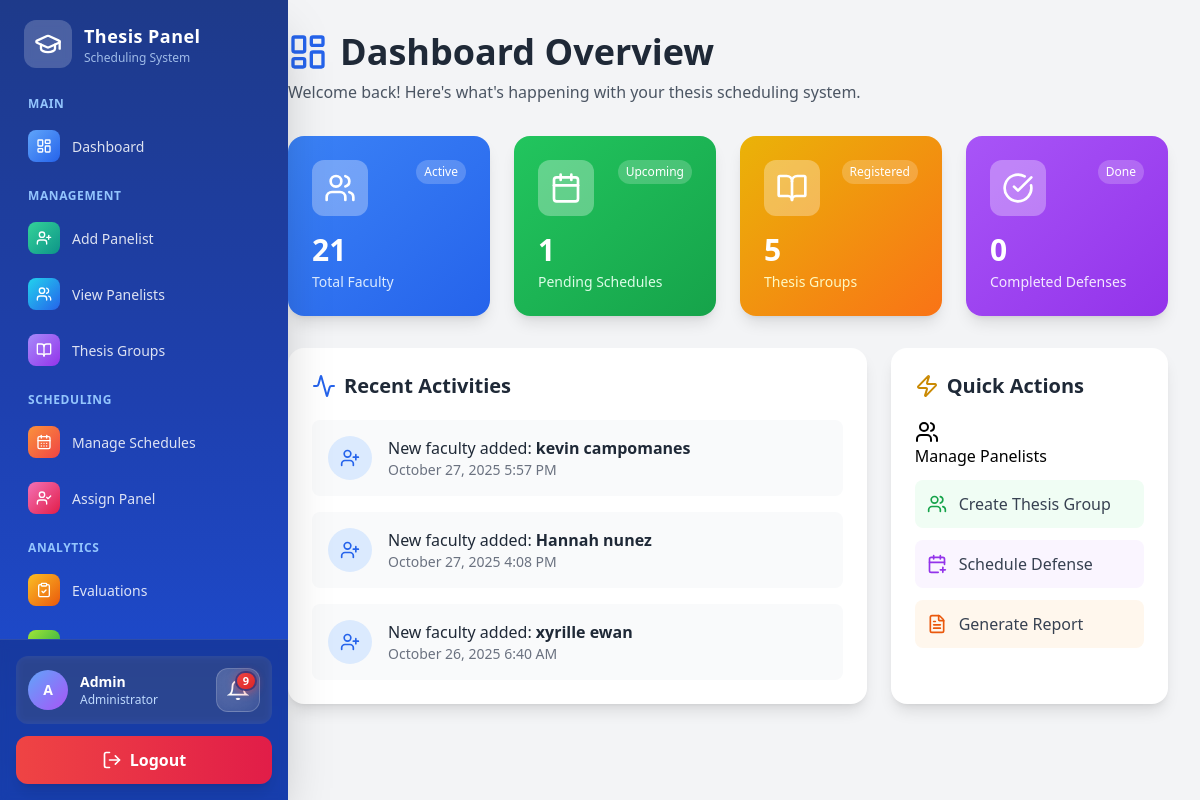
Screenshot of /admin/dashboard.php (signed in) with the database file from the repository.
### tables this page shows
CREATE TABLE `faculty` (
  `panelist_id` int(11) NOT NULL AUTO_INCREMENT,
  `first_name` varchar(55) NOT NULL,
  `last_name` varchar(55) NOT NULL,
  `email` varchar(55) NOT NULL,
  `department` varchar(55) NOT NULL,
  `expertise` varchar(55) NOT NULL,
  `Date` timestamp NOT NULL DEFAULT current_timestamp() ON UPDATE current_timestamp(),
  `role` enum('faculty','panelist','admin') DEFAULT 'faculty',
  `status` enum('active','inactive') DEFAULT 'active',
  PRIMARY KEY (`panelist_id`)
);

### classes/faculty.php (called while the page is built, shortened)
<?php
class Faculty {
    protected $db;
    public function __construct() {
        $this->db = new Database();
    }
    public function getFacultyCount() {
        $conn = $this->db->connect();
        $sql = "SELECT COUNT(*) AS total FROM panelist WHERE status = 'active'";
        $params = [];
        try {
            $stmt = $conn->prepare($sql);
            $stmt->execute($params);
            $result = $stmt->fetch(PDO::FETCH_ASSOC);
            return $result ? (int)$result['total'] : 0;
        } catch (PDOException $e) {
             error_log("Get Faculty Count Error: " . $e->getMessage());
             return 0;
        }
    }
}

### admin/dashboard.php (the view, shortened to what this page needs)
<?php
require_once __DIR__ . '/../classes/faculty.php';
function tableExists($conn, $tableName) {
    try {
        $stmt = $conn->prepare("SHOW TABLES LIKE ?");
        $stmt->execute([$tableName]);
        return $stmt->rowCount() > 0;
    } catch (PDOException $e) {
        return false;
    }
}
$faculty = new Faculty();
$db = new Database();
$conn = $db->connect();
try {
    $totalFaculty = (int) $faculty->getFacultyCount();
    $stmt = $conn->prepare("SELECT COUNT(*) as count FROM schedule WHERE status IN ('Pending', 'Confirmed') AND date >= CURDATE() AND date <= DATE_ADD(CURDATE(), INTERVAL 7 DAY)");
    $stmt->execute();
    $upcomingSchedules = (int) $stmt->fetch(PDO::FETCH_ASSOC)['count'];
    $stmt = $conn->query("SELECT COUNT(*) as count FROM thesis_group");
    $totalGroups = (int) $stmt->fetch(PDO::FETCH_ASSOC)['count'];
    $stmt = $conn->query("SELECT COUNT(*) as count FROM schedule WHERE status = 'Completed'");
    $totalCompleted = (int) $stmt->fetch(PDO::FETCH_ASSOC)['count'];
    $recentActivities = [];
    if (tableExists($conn, 'audit_logs')) {
        $stmt = $conn->query("
            SELECT action as type, details as name, timestamp
            FROM audit_logs
            ORDER BY timestamp DESC LIMIT 5
        ");
        $recentActivities = $stmt->fetchAll(PDO::FETCH_ASSOC);
    } else {
        $stmt = $conn->query("
            SELECT 'faculty' as type, CONCAT(first_name, ' ', last_name) as name, Date as timestamp
            FROM faculty
            ORDER BY Date DESC LIMIT 3
        ");
        $recentActivities = $stmt->fetchAll(PDO::FETCH_ASSOC);
    }
} catch (Exception $e) {
    $totalFaculty = 0;
    $upcomingSchedules = 0;
    $totalGroups = 0;
    $totalCompleted = 0;
    $workloadStats = [];
    $recentActivities = [];
}
?>
<!DOCTYPE html>
<html lang="en">
<head>
    <script src="/Thesis/assets/js/tailwind.js"></script>
</head>
<body class="bg-gray-100 min-h-screen flex">
    <?php include 'sidebar.php'; ?>
    <main class="flex-1 ml-64 p-8">
        <div class="mb-8">
            <h1 class="text-4xl font-bold text-gray-800 mb-2 flex items-center gap-3">
                <i data-lucide="layout-dashboard" class="w-10 h-10 text-blue-600"></i>
                Dashboard Overview
            </h1>
            <p class="text-gray-600">Welcome back! Here's what's happening with your thesis scheduling system.</p>
        </div>
        <div class="grid grid-cols-1 sm:grid-cols-2 lg:grid-cols-4 gap-6 mb-8">
            <div class="bg-gradient-to-br from-blue-500 to-blue-600 text-white shadow-lg rounded-2xl p-6 hover:shadow-xl transition transform hover:-translate-y-1">
                <div class="flex justify-between items-start mb-4">
                    <div class="bg-white bg-opacity-30 p-3 rounded-xl">
                        <i data-lucide="users" class="w-8 h-8"></i>
                    </div>
                    <span class="text-xs bg-white bg-opacity-20 px-2 py-1 rounded-full">Active</span>
                </div>
                <p class="text-3xl font-bold mb-1"><?= htmlspecialchars($totalFaculty) ?></p>
                <p class="text-blue-100 text-sm">Total Faculty</p>
            </div>
            <div class="bg-gradient-to-br from-green-500 to-green-600 text-white shadow-lg rounded-2xl p-6 hover:shadow-xl transition transform hover:-translate-y-1">
                <div class="flex justify-between items-start mb-4">
                    <div class="bg-white bg-opacity-30 p-3 rounded-xl">
                        <i data-lucide="calendar" class="w-8 h-8"></i>
                    </div>
                    <span class="text-xs bg-white bg-opacity-20 px-2 py-1 rounded-full">Upcoming</span>
                </div>
                <p class="text-3xl font-bold mb-1"><?= htmlspecialchars($upcomingSchedules) ?></p>
                <p class="text-green-100 text-sm">Pending Schedules</p>
            </div>
            <div class="bg-gradient-to-br from-yellow-500 to-orange-500 text-white shadow-lg rounded-2xl p-6 hover:shadow-xl transition transform hover:-translate-y-1">
                <div class="flex justify-between items-start mb-4">
                    <div class="bg-white bg-opacity-30 p-3 rounded-xl">
                        <i data-lucide="book-open" class="w-8 h-8"></i>
                    </div>
                    <span class="text-xs bg-white bg-opacity-20 px-2 py-1 rounded-full">Registered</span>
                </div>
                <p class="text-3xl font-bold mb-1"><?= htmlspecialchars($totalGroups) ?></p>
                <p class="text-yellow-100 text-sm">Thesis Groups</p>
            </div>
            <div class="bg-gradient-to-br from-purple-500 to-purple-600 text-white shadow-lg rounded-2xl p-6 hover:shadow-xl transition transform hover:-translate-y-1">
                <div class="flex justify-between items-start mb-4">
                    <div class="bg-white bg-opacity-30 p-3 rounded-xl">
                        <i data-lucide="check-circle" class="w-8 h-8"></i>
                    </div>
                    <span class="text-xs bg-white bg-opacity-20 px-2 py-1 rounded-full">Done</span>
                </div>
                <p class="text-3xl font-bold mb-1"><?= htmlspecialchars($totalCompleted) ?></p>
                <p class="text-purple-100 text-sm">Completed Defenses</p>
            </div>
        </div>
        <div class="grid grid-cols-1 lg:grid-cols-3 gap-6">
            <div class="lg:col-span-2 bg-white shadow-lg rounded-2xl p-6">
                <h2 class="text-xl font-semibold mb-5 flex items-center gap-2 text-gray-800">
                    <i data-lucide="activity" class="w-6 h-6 text-blue-600"></i>
                    Recent Activities
                </h2>
                <div class="space-y-4">
                    <?php if (!empty($recentActivities)): ?>
                        <?php foreach ($recentActivities as $activity): ?>
                            <div class="flex items-center gap-4 p-4 bg-gray-50 rounded-lg hover:bg-gray-100 transition">
                                <div class="bg-blue-100 p-3 rounded-full">
                                    <i data-lucide="user-plus" class="w-5 h-5 text-blue-600"></i>
                                </div>
                                <div class="flex-1">
                                    <p class="font-medium text-gray-800">New faculty added: <strong><?= htmlspecialchars($activity['name']) ?></strong></p>
                                    <p class="text-sm text-gray-500"><?= date('F j, Y g:i A', strtotime($activity['timestamp'])) ?></p>
                                </div>
                            </div>
                        <?php endforeach; ?>
                    <?php endif; ?>
                </div>
            </div>
            <div class="bg-white shadow-lg rounded-2xl p-6">
                <h2 class="text-xl font-semibold mb-5 flex items-center gap-2 text-gray-800">
                    <i data-lucide="zap" class="w-6 h-6 text-yellow-600"></i>
                    Quick Actions
                </h2>
                <div class="space-y-3">
                    <a href="faculty/add.php" class="menu-link">
    <i data-lucide="users"></i>
    Manage Panelists
</a>
                    <a href="groups/manage.php" class="flex items-center gap-3 p-3 bg-green-50 rounded-lg hover:bg-green-100 transition">
                        <i data-lucide="users" class="w-5 h-5 text-green-600"></i>
                        <span class="font-medium text-gray-700">Create Thesis Group</span>
                    </a>
                    <a href="schedules/manage.php" class="flex items-center gap-3 p-3 bg-purple-50 rounded-lg hover:bg-purple-100 transition">
                        <i data-lucide="calendar-plus" class="w-5 h-5 text-purple-600"></i>
                        <span class="font-medium text-gray-700">Schedule Defense</span>
                    </a>
                    <a href="reports.php" class="flex items-center gap-3 p-3 bg-orange-50 rounded-lg hover:bg-orange-100 transition">
                        <i data-lucide="file-text" class="w-5 h-5 text-orange-600"></i>
                        <span class="font-medium text-gray-700">Generate Report</span>
                    </a>
                </div>
            </div>
        </div>
    </main>
</body>
</html>

### rows the page displays
faculty: name "kevin campomanes", Date "October 27, 2025 5:57 PM"
faculty: name "Hannah nunez", Date "October 27, 2025 4:08 PM"
faculty: name "xyrille ewan", Date "October 26, 2025 6:40 AM"

### other values shown
substr($_SESSION['admin_name'] ?? 'A', 0, 1) "A"
$_SESSION['admin_name'] "Admin"
$unread_count "9"
$totalFaculty "21"
$upcomingSchedules "1"
$totalGroups "5"
$totalCompleted "0"
